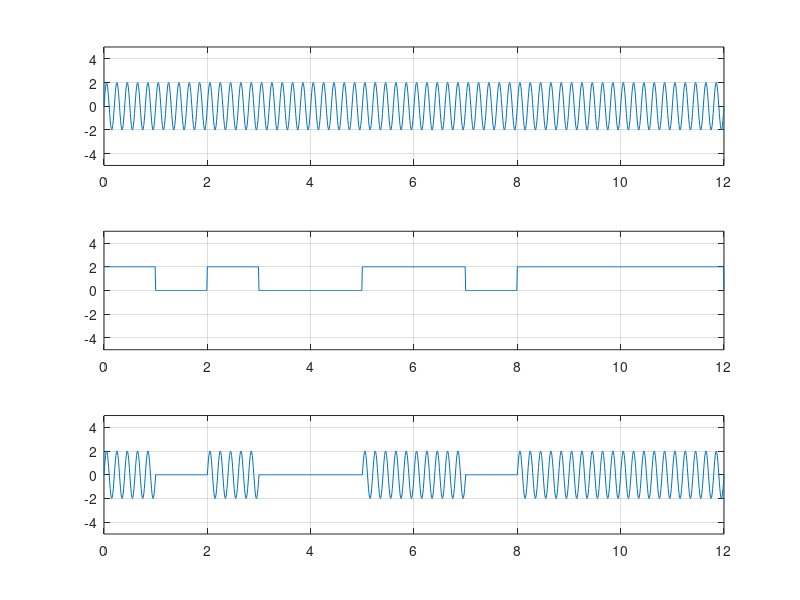

Source code (MATLAB):
%Digital signal....
%ASK 1 = has signal else no;

clear all;
clc;
bit = [1, 0, 1, 0, 0, 1, 1, 0, 1, 1, 1, 1];

v = 2;

am = 2;
fm = 5;
fs = 100;
bit_duration = 1; % bitrate = 1/bitduration
T = length(bit) * bit_duration; % len/bitrate.
t = 0:1/fs:T;

x_analog = am*sin(2*pi*fm*t);
subplot(3, 1, 1);
plot(t,x_analog);
xlim([0, T]);
ylim([-5, 5]);
grid on;

x_digital = zeros(1, length(t));

%encoding
for i = 1:length(bit)
    from = (i-1)*fs*bit_duration+1;
    to = i*fs*bit_duration;
    
    if bit(i) == 1
        x_digital(from : to) = v;        
    else
        x_digital(from : to) = 0;
    end
end

subplot(3,1, 2);
plot(t, x_digital);
xlim([0, T]);
ylim([-5, 5]);
grid on;

%ASK
ask = zeros(1, length(t));

for i = 1:length(bit)
    from = (i-1)*fs*bit_duration+1;
    to = i*fs*bit_duration;
    
    if bit(i) == 1
        ask(from:to) = x_analog(from:to);         
    end
end

subplot(3,1, 3);
plot(t, ask);
xlim([0, T]);
ylim([-5, 5]);
grid on;

%Demodulation
counter = 0;

data = zeros(1, int8(length(t)/fs*bit_duration));
for i=1:length(t)
    if t(i) > counter*bit_duration
        counter = counter + 1;
        if ask(i) == 0
            data(counter) = 0;
        else
            data(counter) = 1;
        end
    end
end

disp(data)
        